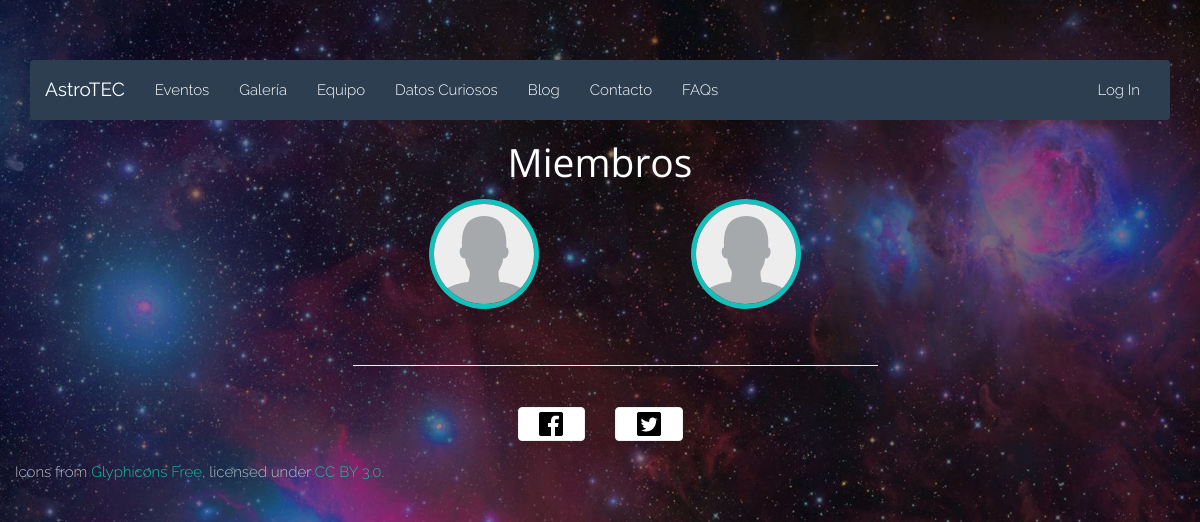
The app's page /team.php with its own data.
### tables this page shows
CREATE TABLE IF NOT EXISTS `Colaboradores` (
  `idColaborador` INT NOT NULL AUTO_INCREMENT,
  `nombre` VARCHAR(90) NOT NULL,
  `apellido1` VARCHAR(90) NOT NULL,
  `apellido2` VARCHAR(90) NULL,
  `comentario` VARCHAR(400) NOT NULL,
  `fk_idFoto` INT NOT NULL,
  PRIMARY KEY (`idColaborador`),
  INDEX `fk_Colaboradores_Fotos1_idx` (`fk_idFoto` ASC),
  CONSTRAINT `fk_Colaboradores_Fotos1`
    FOREIGN KEY (`fk_idFoto`)
    REFERENCES `Fotos` (`idFoto`)
    ON DELETE NO ACTION
    ON UPDATE NO ACTION);

CREATE TABLE IF NOT EXISTS `ArchivosAdjunto` (
  `idArchivo` INT NOT NULL AUTO_INCREMENT,
  `url` VARCHAR(2000) NOT NULL,
  `nombre` VARCHAR(500) NOT NULL,
  `descripcion` VARCHAR(300) NULL DEFAULT NULL,
  `fk_idTipoArchivo` INT NOT NULL,
  `fk_idEstado` INT NOT NULL,
  PRIMARY KEY (`idArchivo`),
  INDEX `fk_ArchivosAdjunto_TiposArchivo1_idx` (`fk_idTipoArchivo` ASC),
  INDEX `fk_ArchivosAdjunto_EstadoArchivo1_idx` (`fk_idEstado` ASC),
  CONSTRAINT `fk_ArchivosAdjunto_TiposArchivo1`
    FOREIGN KEY (`fk_idTipoArchivo`)
    REFERENCES `TiposArchivo` (`idTipoArchivo`)
    ON DELETE NO ACTION
    ON UPDATE NO ACTION,
  CONSTRAINT `fk_ArchivosAdjunto_EstadoArchivo1`
    FOREIGN KEY (`fk_idEstado`)
    REFERENCES `EstadoArchivo` (`idEstado`)
    ON DELETE NO ACTION
    ON UPDATE NO ACTION);

### html/php/members.php (the view, shortened to what this page needs)
<?php
require_once('db.php');
function getPhoto($idPhoto)
{
	global $conn;
	$sql = "SELECT fk_idArchivo FROM Fotos WHERE idFoto = $idPhoto";
	$result = $conn->query($sql);
	if($result)
	{
		if($result->num_rows > 0)
		{
			$row = $result->fetch_assoc();
			$sql2 = "SELECT url FROM ArchivosAdjunto WHERE idArchivo = $row[fk_idArchivo]";
			$result2 = $conn->query($sql2);
			if($result2)
			{
				if($result2->num_rows > 0)
				{
					$row2 = $result2->fetch_assoc();
					return $row2["url"];
				}
			}
		}
	}
	return "";
}
function getMembers()
{
	global $conn;
	$sql = "SELECT idColaborador, nombre, apellido1, apellido2, comentario, fk_idFoto FROM Colaboradores";
	$result = $conn->query($sql);
	if($result)
	{
		if($result->num_rows > 0)
		{
			$class = "active";
			while ($row = $result->fetch_assoc())
			{
				$img = getPhoto($row["fk_idFoto"]);
				$memName = '#'.$row["nombre"].$row["apellido1"];
				echo "<li role='presentation' class=$class id=$row[idColaborador]>
						<a href=$memName role='tab' data-toggle='tab' onclick='changeMember($row[idColaborador])'>
							<img class='img-circle' src=$img height='100'width='100'/>
						</a>
					</li>";
			}
		}
		else
		{
			echo "<p> No hay miembros que mostrar </p>";
		}
	}
	else
	{
		echo "<p> No hay miembros que mostrar </p>";
	}
}
?>

### html/css/style.css (style rules this page uses)
body { padding-top: 2%; background: url(../img/background.jpg) no-repeat center center fixed; -webkit-background-size: cover; -moz-background-size: cover; -o-background-size: cover; background-size: cover; font-family: 'Raleway', sans-serif; font-weight: 300; color: #3E3E3E; }

### html/css/team.css (style rules this page uses)
body { padding-top: 60px; color: white; }
.nav.nav-justified > li > a { position: relative; }
.nav.nav-justified > li > a > img { box-shadow: 0 0 0 5px #13c0ba; }
.nav.nav-justified > li > a > img { max-width: 100%; opacity: .3; -webkit-transform: scale(.8,.8); transform: scale(.8,.8); -webkit-transition: all 0.3s 0s cubic-bezier(0.175, 0.885, 0.32, 1.275); transition: all 0.3s 0s cubic-bezier(0.175, 0.885, 0.32, 1.275); }
.nav.nav-justified > li.active > a > img, .nav.nav-justified > li:hover > a > img, .nav.nav-justified > li:focus > a > img { opacity: 1; -webkit-transform: none; transform: none; -webkit-transition: all 0.3s 0s cubic-bezier(0.175, 0.885, 0.32, 1.275); transition: all 0.3s 0s cubic-bezier(0.175, 0.885, 0.32, 1.275); }

### records on screen
colaboradores: fk_idFoto.url (placeholder picture)
colaboradores: fk_idFoto.url (placeholder picture)
